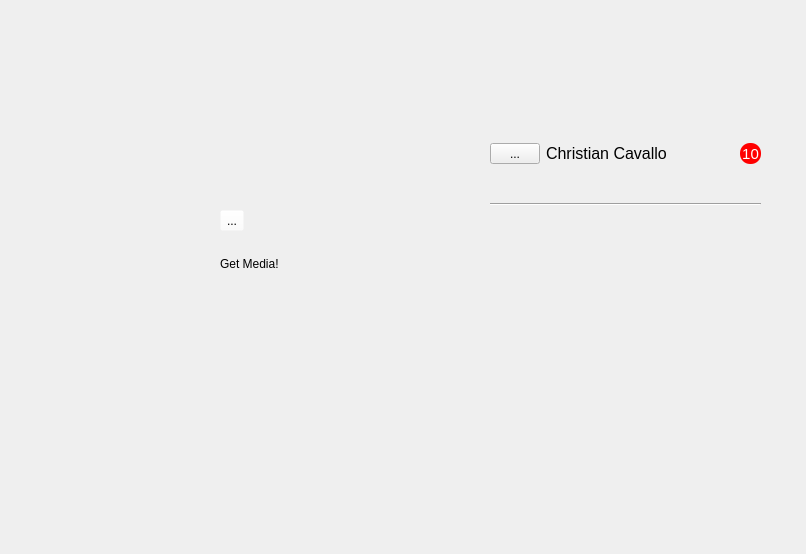
<?xml version="1.0" encoding="UTF-8"?>
<ui version="4.0">
 <class>ShowMedia</class>
 <widget class="QWidget" name="ShowMedia">
  <property name="windowModality">
   <enum>Qt::WindowModal</enum>
  </property>
  <property name="geometry">
   <rect>
    <x>0</x>
    <y>0</y>
    <width>806</width>
    <height>554</height>
   </rect>
  </property>
  <property name="minimumSize">
   <size>
    <width>806</width>
    <height>554</height>
   </size>
  </property>
  <property name="maximumSize">
   <size>
    <width>806</width>
    <height>554</height>
   </size>
  </property>
  <property name="windowTitle">
   <string>Form</string>
  </property>
  <widget class="QWidget" name="verticalLayoutWidget">
   <property name="geometry">
    <rect>
     <x>490</x>
     <y>110</y>
     <width>271</width>
     <height>131</height>
    </rect>
   </property>
   <layout class="QVBoxLayout" name="verticalLayout">
    <item>
     <layout class="QHBoxLayout" name="horizontalLayout">
      <property name="spacing">
       <number>6</number>
      </property>
      <item>
       <widget class="QToolButton" name="toolButton">
        <property name="maximumSize">
         <size>
          <width>50</width>
          <height>50</height>
         </size>
        </property>
        <property name="text">
         <string>...</string>
        </property>
        <property name="icon">
         <iconset>
          <normaloff>Resources/group.png</normaloff>Resources/group.png</iconset>
        </property>
        <property name="iconSize">
         <size>
          <width>40</width>
          <height>40</height>
         </size>
        </property>
       </widget>
      </item>
      <item>
       <widget class="QLabel" name="label">
        <property name="maximumSize">
         <size>
          <width>214</width>
          <height>50</height>
         </size>
        </property>
        <property name="font">
         <font>
          <pointsize>12</pointsize>
          <weight>50</weight>
          <bold>false</bold>
         </font>
        </property>
        <property name="text">
         <string>Christian Cavallo</string>
        </property>
        <property name="wordWrap">
         <bool>true</bool>
        </property>
       </widget>
      </item>
      <item>
       <widget class="QLabel" name="label_2">
        <property name="maximumSize">
         <size>
          <width>21</width>
          <height>21</height>
         </size>
        </property>
        <property name="font">
         <font>
          <pointsize>11</pointsize>
          <weight>50</weight>
          <bold>false</bold>
         </font>
        </property>
        <property name="styleSheet">
         <string notr="true">background-color: rgb(255, 0, 0);
color: rgb(255, 255, 255);
border-radius: 10px;</string>
        </property>
        <property name="text">
         <string>10</string>
        </property>
        <property name="alignment">
         <set>Qt::AlignCenter</set>
        </property>
       </widget>
      </item>
     </layout>
    </item>
    <item>
     <widget class="Line" name="line">
      <property name="orientation">
       <enum>Qt::Horizontal</enum>
      </property>
     </widget>
    </item>
   </layout>
  </widget>
  <widget class="QWidget" name="verticalLayoutWidget_2">
   <property name="geometry">
    <rect>
     <x>220</x>
     <y>210</y>
     <width>171</width>
     <height>80</height>
    </rect>
   </property>
   <layout class="QVBoxLayout" name="verticalLayout_2">
    <item>
     <widget class="QToolButton" name="toolButton_2">
      <property name="styleSheet">
       <string notr="true">background-color: rgba(255, 255, 255, 0);</string>
      </property>
      <property name="text">
       <string>...</string>
      </property>
      <property name="icon">
       <iconset>
        <normaloff>Resources/download_media.png</normaloff>Resources/download_media.png</iconset>
      </property>
      <property name="iconSize">
       <size>
        <width>32</width>
        <height>32</height>
       </size>
      </property>
     </widget>
    </item>
    <item>
     <widget class="QLabel" name="label_3">
      <property name="text">
       <string>Get Media!</string>
      </property>
     </widget>
    </item>
   </layout>
  </widget>
 </widget>
 <resources/>
 <connections/>
</ui>
